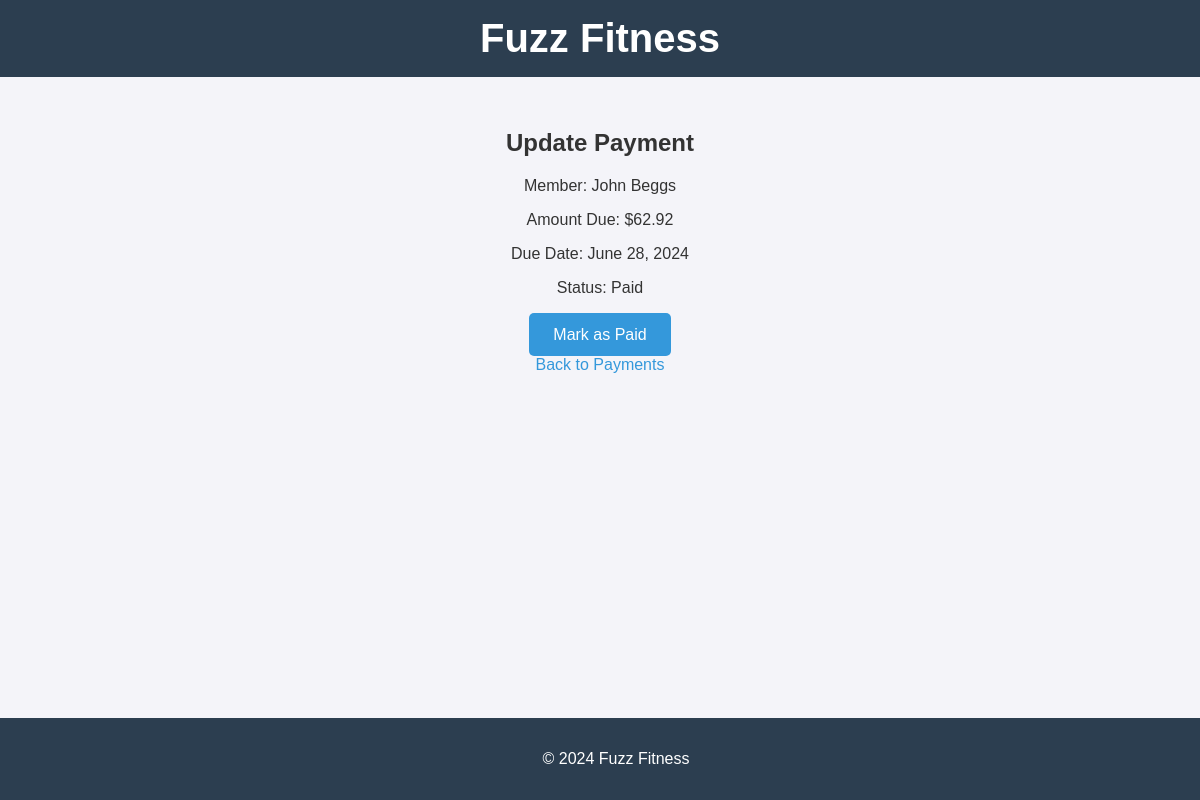
/update-payment/2/ (signed in), run on the app's committed database.
### fitness_app/models.py (models this page shows, shortened)
class Payment(models.Model):
    member = models.ForeignKey(Member, on_delete=models.CASCADE, related_name="payments")
    amount_due = models.DecimalField(max_digits=10, decimal_places=2)
    due_date = models.DateField()
    payment_date = models.DateField(null=True, blank=True)
    is_paid = models.BooleanField(default=False)
    fine_amount = models.DecimalField(max_digits=6, decimal_places=2, default=0.00)

class Member(models.Model):
    first_name = models.CharField(max_length=50)
    last_name = models.CharField(max_length=50)
    street_address = models.CharField(max_length=255)
    city = models.CharField(max_length=100)
    state = models.CharField(max_length=50)
    zipcode = models.CharField(max_length=10)
    date_of_birth = models.DateField()
    goal_description = models.TextField(default="No Goal Specified")
    goal_date = models.DateField()
    goal_weight = models.IntegerField(default=0)
    date_joined = models.DateField(auto_now_add=True)

### fitness_app/views.py (the view)
# urls.py: path('update-payment/<int:payment_id>/', views.update_payment, name='update_payment'),
@login_required
def update_payment(request, payment_id):
    try:
        user_role = UserRole.objects.get(user=request.user).role.name
    except UserRole.DoesNotExist:
        return render(request, "error.html", {"message": "Access Denied"})
    if user_role != "Receptionist":
        return render(request, "error.html", {"message": "Access Denied"})
    payment = get_object_or_404(Payment, id=payment_id)
    if request.method == "POST":
        payment.payment_date = date.today()
        payment.is_paid = True
        payment.save()
        return redirect("track_payment")
    return render(request, "update_payment.html", {"payment": payment})

### fitness_app/templates/update_payment.html (shortened to what this page needs)
{% load static %}
<!DOCTYPE html>
<html lang="en">
<head>
    <link rel="stylesheet" href="{% static 'css/style.css' %}">
</head>
<body>
    <header>
        <h1>Fuzz Fitness</h1>
    </header>
    <main>
        <h2>Update Payment</h2>
        <p>Member: {{ payment.member.first_name }} {{ payment.member.last_name }}</p>
        <p>Amount Due: ${{ payment.amount_due }}</p>
        <p>Due Date: {{ payment.due_date }}</p>
        <p>Status: {% if payment.is_paid %}Paid{% else %}Unpaid{% endif %}</p>
        <form method="POST">
            <button type="submit">Mark as Paid</button>
        </form>
        <a href="{% url 'track_payment' %}">Back to Payments</a>
    </main>
    <footer>
        <p>&copy; 2024 Fuzz Fitness</p>
    </footer>
</body>
</html>

### static/css/style.css (style rules this page uses)
body { font-family: 'Arial', sans-serif; margin: 0; padding: 0; background-color: #f4f4f9; color: #333; }
header { background-color: #2c3e50; color: white; padding: 1rem 2rem; text-align: center; }
header h1 { margin: 0; font-size: 2.5rem; }
footer { background-color: #2c3e50; color: white; text-align: center; padding: 1rem; position: fixed; bottom: 0; width: 100%; }
main { padding: 2rem; text-align: center; }
button { background-color: #3498db; color: white; border: none; padding: 0.8rem 1.5rem; font-size: 1rem; cursor: pointer; border-radius: 5px; transition: background-color 0.3s ease; }
a { color: #3498db; text-decoration: none; }

### data on the page
Payment: member.first_name "John", member.last_name "Beggs", amount_due "62.92", due_date "June 28, 2024"
